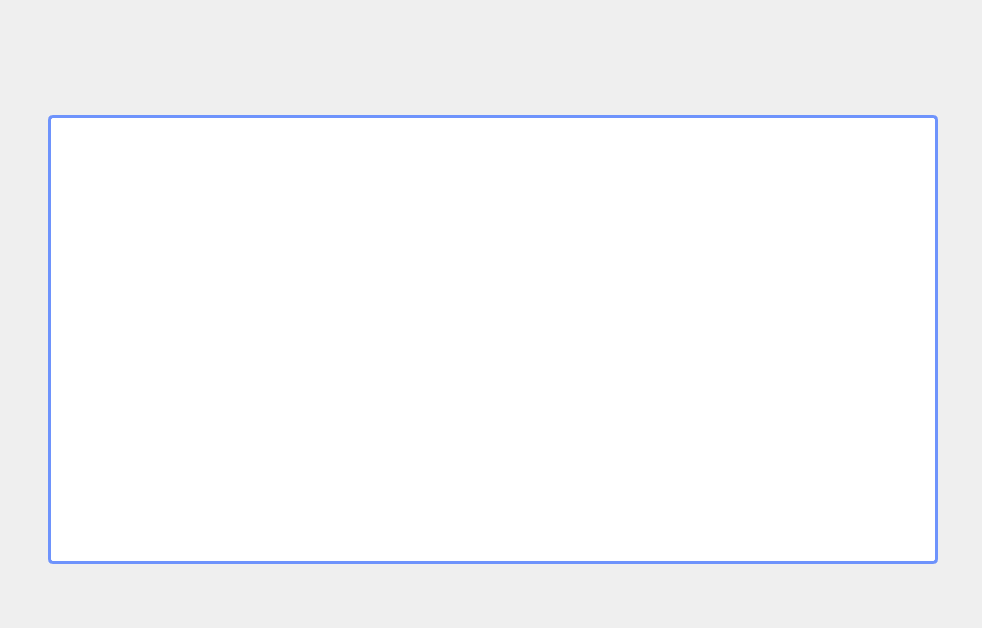
<?xml version="1.0" encoding="UTF-8"?>
<ui version="4.0">
 <class>RouteWindow</class>
 <widget class="QWidget" name="RouteWindow">
  <property name="geometry">
   <rect>
    <x>0</x>
    <y>0</y>
    <width>982</width>
    <height>628</height>
   </rect>
  </property>
  <property name="windowTitle">
   <string>Form</string>
  </property>
  <widget class="QLabel" name="label">
   <property name="geometry">
    <rect>
     <x>0</x>
     <y>0</y>
     <width>982</width>
     <height>628</height>
    </rect>
   </property>
   <property name="text">
    <string/>
   </property>
   <property name="pixmap">
    <pixmap resource="resources.qrc">:/routeFrame.png</pixmap>
   </property>
  </widget>
  <widget class="QPushButton" name="pushButton_8">
   <property name="geometry">
    <rect>
     <x>364</x>
     <y>22</y>
     <width>126</width>
     <height>37</height>
    </rect>
   </property>
   <property name="styleSheet">
    <string notr="true">border-radius: 20px; </string>
   </property>
   <property name="text">
    <string/>
   </property>
   <property name="icon">
    <iconset resource="resources.qrc">
     <normaloff>:/tariffsButton2New.png</normaloff>:/tariffsButton2New.png</iconset>
   </property>
   <property name="iconSize">
    <size>
     <width>126</width>
     <height>37</height>
    </size>
   </property>
  </widget>
  <widget class="QPushButton" name="pushButton_3">
   <property name="geometry">
    <rect>
     <x>934</x>
     <y>14</y>
     <width>17</width>
     <height>17</height>
    </rect>
   </property>
   <property name="styleSheet">
    <string notr="true">border-radius: 20px; </string>
   </property>
   <property name="text">
    <string/>
   </property>
   <property name="icon">
    <iconset resource="resources.qrc">
     <normaloff>:/swapIcon.png</normaloff>:/swapIcon.png</iconset>
   </property>
   <property name="iconSize">
    <size>
     <width>17</width>
     <height>17</height>
    </size>
   </property>
  </widget>
  <widget class="QPushButton" name="pushButton_5">
   <property name="geometry">
    <rect>
     <x>648</x>
     <y>22</y>
     <width>126</width>
     <height>37</height>
    </rect>
   </property>
   <property name="styleSheet">
    <string notr="true">border-radius: 20px; </string>
   </property>
   <property name="text">
    <string/>
   </property>
   <property name="icon">
    <iconset resource="resources.qrc">
     <normaloff>:/trainButton2New.png</normaloff>:/trainButton2New.png</iconset>
   </property>
   <property name="iconSize">
    <size>
     <width>126</width>
     <height>37</height>
    </size>
   </property>
  </widget>
  <widget class="QPushButton" name="pushButton_7">
   <property name="geometry">
    <rect>
     <x>506</x>
     <y>22</y>
     <width>126</width>
     <height>37</height>
    </rect>
   </property>
   <property name="styleSheet">
    <string notr="true">border-radius: 20px; </string>
   </property>
   <property name="text">
    <string/>
   </property>
   <property name="icon">
    <iconset resource="resources.qrc">
     <normaloff>:/stationsButton2New.png</normaloff>:/stationsButton2New.png</iconset>
   </property>
   <property name="iconSize">
    <size>
     <width>126</width>
     <height>37</height>
    </size>
   </property>
  </widget>
  <widget class="QPushButton" name="pushButton_4">
   <property name="geometry">
    <rect>
     <x>790</x>
     <y>22</y>
     <width>126</width>
     <height>37</height>
    </rect>
   </property>
   <property name="styleSheet">
    <string notr="true">border-radius: 20px; </string>
   </property>
   <property name="text">
    <string/>
   </property>
   <property name="icon">
    <iconset resource="resources.qrc">
     <normaloff>:/homeButton2_New.png</normaloff>:/homeButton2_New.png</iconset>
   </property>
   <property name="iconSize">
    <size>
     <width>126</width>
     <height>37</height>
    </size>
   </property>
  </widget>
  <widget class="QPushButton" name="pushButton_2">
   <property name="geometry">
    <rect>
     <x>958</x>
     <y>14</y>
     <width>17</width>
     <height>17</height>
    </rect>
   </property>
   <property name="styleSheet">
    <string notr="true">border-radius: 20px; </string>
   </property>
   <property name="text">
    <string/>
   </property>
   <property name="icon">
    <iconset resource="resources.qrc">
     <normaloff>:/closeIcon.png</normaloff>:/closeIcon.png</iconset>
   </property>
   <property name="iconSize">
    <size>
     <width>17</width>
     <height>17</height>
    </size>
   </property>
  </widget>
  <widget class="QTableView" name="tableView">
   <property name="geometry">
    <rect>
     <x>48</x>
     <y>115</y>
     <width>890</width>
     <height>449</height>
    </rect>
   </property>
   <property name="styleSheet">
    <string notr="true">QTableView {
    border: 3px solid #6E93FC;
    border-radius: 5px;
    gridline-color: #6E93FC; /* #6D55FF */
    background-color: white;	
}

QTableView::item {
    background-color: white;
    font-family: Karla; /* Установка шрифта */
    font-size: 15pt; /* Установка размера шрифта */
    color: black;
}

QTableView::item:selected {
    background-color: #6E93FC; /* #6D55FF */
    color: white;
}

QTableView::item:focus {
    background-color: #6E93FC; /* #6D55FF */
    color: white;
}

QHeaderView::section {
    background-color: #6E93FC; /* #6D55FF */
    color: white;
    font-family: Karla;
    font-size: 14pt;
}

QHeaderView::section:horizontal {
    border: none; /* убираем горизонтальные линии разделителя */
}

QHeaderView::section:vertical {
    border: none; /* убираем вертикальные линии разделителя */
}

QScrollBar:vertical {
    border: none;
    background: white; /* Можно изменить на цвет фона таблицы или окна */
    width: 7px; /* Уменьшенная ширина */
    margin: 0px; /* Если не нужно отступление от краев */
    /*border-radius: 5px; /* Уменьшенное закругление */
}

QScrollBar::handle:vertical {
    background: #6E93FC;
    min-height: 7px; /* Уменьшенная минимальная длина */
    /*border-radius: 5px; /* Уменьшенное закругление */
}

QScrollBar::add-page:vertical, QScrollBar::sub-page:vertical {
    background: white; /* Это изменит цвет фона неактивных частей ползунка */
}

QScrollBar::add-line:vertical, QScrollBar::sub-line:vertical {
    border: none;
    background: none;
    width: 0px;
    height: 0px;
}

QScrollBar:horizontal {
    border: none;
    background: white; /* Можно изменить на цвет фона таблицы или окна */
    height: 7px; /* Уменьшенная высота */
    margin: 0px; /* Если не нужно отступление от краев */
    /*border-radius: 5px; /* Уменьшенное закругление */
}

QScrollBar::handle:horizontal {
    background: #6E93FC;
    min-width: 10px; /* Уменьшенная минимальная длина */
    /*border-radius: 5px; /* Уменьшенное закругление */
}

QScrollBar::add-page:horizontal, QScrollBar::sub-page:horizontal {
    background: white; /* Это изменит цвет фона неактивных частей ползунка */
}</string>
   </property>
   <property name="showGrid">
    <bool>true</bool>
   </property>
  </widget>
 </widget>
 <resources>
  <include location="resources.qrc"/>
 </resources>
 <connections/>
</ui>
